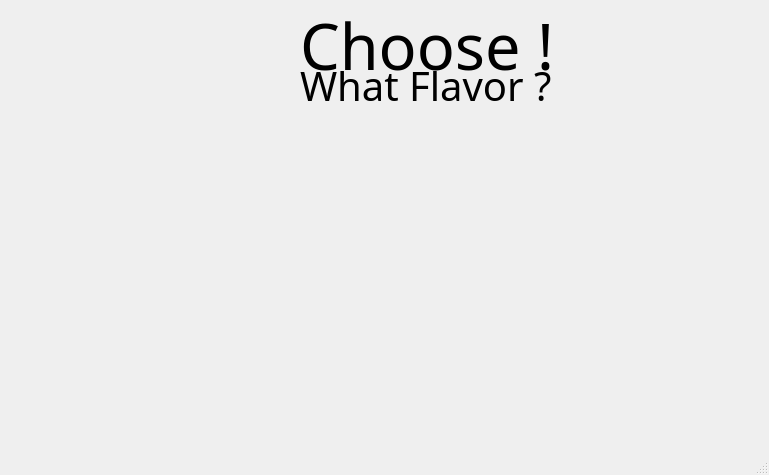
<?xml version="1.0" encoding="UTF-8"?>
<ui version="4.0">
 <class>FlavorWindow</class>
 <widget class="QMainWindow" name="FlavorWindow">
  <property name="geometry">
   <rect>
    <x>0</x>
    <y>0</y>
    <width>769</width>
    <height>475</height>
   </rect>
  </property>
  <property name="windowTitle">
   <string>MainWindow</string>
  </property>
  <widget class="QWidget" name="centralwidget">
   <widget class="QLabel" name="label">
    <property name="geometry">
     <rect>
      <x>0</x>
      <y>0</y>
      <width>771</width>
      <height>431</height>
     </rect>
    </property>
    <property name="styleSheet">
     <string notr="true">image: url(:/icon/Screenshot from 2024-07-04 10-57-05.png);</string>
    </property>
    <property name="text">
     <string/>
    </property>
   </widget>
   <widget class="QLabel" name="kiosklabel">
    <property name="geometry">
     <rect>
      <x>300</x>
      <y>-20</y>
      <width>251</width>
      <height>131</height>
     </rect>
    </property>
    <property name="font">
     <font>
      <family>Dyuthi</family>
      <pointsize>47</pointsize>
      <weight>50</weight>
      <italic>false</italic>
      <bold>false</bold>
      <underline>false</underline>
     </font>
    </property>
    <property name="text">
     <string>Choose !</string>
    </property>
   </widget>
   <widget class="QLabel" name="kiosklabel_2">
    <property name="geometry">
     <rect>
      <x>300</x>
      <y>60</y>
      <width>291</width>
      <height>51</height>
     </rect>
    </property>
    <property name="font">
     <font>
      <family>Dyuthi</family>
      <pointsize>30</pointsize>
      <weight>50</weight>
      <italic>false</italic>
      <bold>false</bold>
      <underline>false</underline>
     </font>
    </property>
    <property name="text">
     <string>What Flavor ?</string>
    </property>
   </widget>
   <widget class="QLabel" name="turkey">
    <property name="geometry">
     <rect>
      <x>555</x>
      <y>110</y>
      <width>181</width>
      <height>81</height>
     </rect>
    </property>
    <property name="font">
     <font>
      <family>Uroob</family>
      <pointsize>56</pointsize>
      <weight>75</weight>
      <bold>true</bold>
     </font>
    </property>
    <property name="styleSheet">
     <string notr="true">image: url(:/icon/free-icon-turkey-12694430.png);</string>
    </property>
    <property name="text">
     <string/>
    </property>
   </widget>
   <widget class="QLabel" name="turkey_2">
    <property name="geometry">
     <rect>
      <x>305</x>
      <y>130</y>
      <width>181</width>
      <height>81</height>
     </rect>
    </property>
    <property name="font">
     <font>
      <family>Uroob</family>
      <pointsize>56</pointsize>
      <weight>75</weight>
      <bold>true</bold>
     </font>
    </property>
    <property name="styleSheet">
     <string notr="true">image: url(:/icon/free-icon-turkey-12694430.png);</string>
    </property>
    <property name="text">
     <string/>
    </property>
   </widget>
   <widget class="QLabel" name="turkey_3">
    <property name="geometry">
     <rect>
      <x>75</x>
      <y>110</y>
      <width>181</width>
      <height>81</height>
     </rect>
    </property>
    <property name="font">
     <font>
      <family>Uroob</family>
      <pointsize>56</pointsize>
      <weight>75</weight>
      <bold>true</bold>
     </font>
    </property>
    <property name="styleSheet">
     <string notr="true">image: url(:/icon/free-icon-turkey-12694430.png);</string>
    </property>
    <property name="text">
     <string/>
    </property>
   </widget>
   <widget class="QPushButton" name="chocoBtn">
    <property name="geometry">
     <rect>
      <x>550</x>
      <y>150</y>
      <width>191</width>
      <height>261</height>
     </rect>
    </property>
    <property name="styleSheet">
     <string notr="true">image: url(:/icon/Screenshot_from_2024-07-04_12-20-15-removebg-preview.png);
background-color: rgba(0, 0, 0, 0); /* 투명 배경 */
    border: none; /* 버튼 테두리 제거 */</string>
    </property>
    <property name="text">
     <string/>
    </property>
   </widget>
   <widget class="QPushButton" name="strawberryBtn">
    <property name="geometry">
     <rect>
      <x>300</x>
      <y>170</y>
      <width>191</width>
      <height>261</height>
     </rect>
    </property>
    <property name="styleSheet">
     <string notr="true">image: url(:/icon/Screenshot_from_2024-07-04_12-19-44-removebg-preview.png);
background-color: rgba(0, 0, 0, 0); /* 투명 배경 */
    border: none; /* 버튼 테두리 제거 */</string>
    </property>
    <property name="text">
     <string/>
    </property>
   </widget>
   <widget class="QPushButton" name="mintBtn">
    <property name="geometry">
     <rect>
      <x>70</x>
      <y>150</y>
      <width>191</width>
      <height>261</height>
     </rect>
    </property>
    <property name="styleSheet">
     <string notr="true">image: url(:/icon/Screenshot_from_2024-07-04_12-20-02-removebg-preview.png);
background-color: rgba(0, 0, 0, 0); /* 투명 배경 */
    border: none; /* 버튼 테두리 제거 */</string>
    </property>
    <property name="text">
     <string/>
    </property>
   </widget>
   <zorder>label</zorder>
   <zorder>kiosklabel</zorder>
   <zorder>kiosklabel_2</zorder>
   <zorder>chocoBtn</zorder>
   <zorder>turkey</zorder>
   <zorder>strawberryBtn</zorder>
   <zorder>turkey_2</zorder>
   <zorder>mintBtn</zorder>
   <zorder>turkey_3</zorder>
  </widget>
  <widget class="QMenuBar" name="menubar">
   <property name="geometry">
    <rect>
     <x>0</x>
     <y>0</y>
     <width>769</width>
     <height>22</height>
    </rect>
   </property>
  </widget>
  <widget class="QStatusBar" name="statusbar"/>
 </widget>
 <resources>
  <include location="resourece_order.qrc"/>
 </resources>
 <connections/>
</ui>
